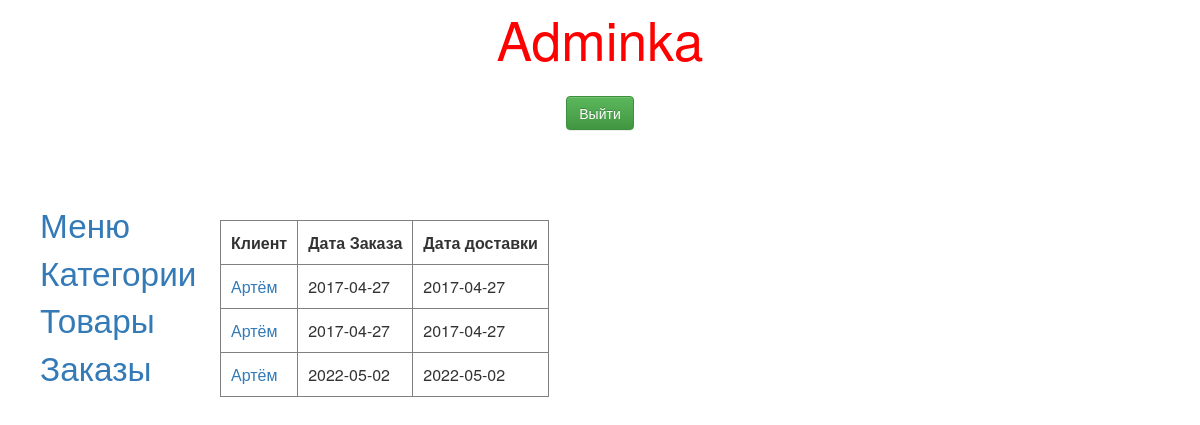
/admin/index.php (signed in), run on the app's committed database.
### tables this page shows
CREATE TABLE IF NOT EXISTS `zakaz` (
  `idZ` int(11) NOT NULL AUTO_INCREMENT,
  `datZ` date NOT NULL,
  `loginU` varchar(20) NOT NULL,
  `addrDost` varchar(100) NOT NULL,
  `phoneDost` varchar(11) NOT NULL,
  `statusZ` int(11) NOT NULL,
  `datPost` date NOT NULL,
  PRIMARY KEY (`idZ`)
);

### admin/index.php (the view, shortened to what this page needs)
<link type='text/css' href='css/bootstrap.min.css' rel='stylesheet' media='screen'>
<link rel="stylesheet" type="text/css" href="css/bootstrap-theme.min.css" media="screen">
<link rel="stylesheet" type="text/css" href="css/admin.css">
<?php
require "func/connect.php";
if (!isset($_SESSION['admin']))
{
	 if ($_POST['logIn'])
  {
	$STH = $DBH->prepare('SELECT * from user where loginU=:login and passwd=:passwd');
	$STH->bindParam(':login', $_POST['login']);
	$STH->bindParam(':passwd', $_POST['passwd']);
	$f=$STH->execute();
	$row=$STH->fetch();
	if ($row['loginU'] && $row['status']==1)
	{
		$_SESSION['admin']=$row['loginU'];
		?>
		<script>
		document.location="index.php"
		</script>
		<?php
	}
	else
	{
		?>
	<script language="javascript">
		alert("Ошибка!")
	</script>
	<div id="form-auth">
		<form action="" method="post">
			<input name="login" placeholder="Логин" class="form-control input-lg" style="margin-top:20px">
			<p><input name="passwd" placeholder="Пароль" class="form-control input-lg"  style="margin-top:20px">
			<input type="submit" name="logIn" value="LogIn" class="btn btn-success"  style="margin-top:20px">
		</form>
	</div>
	<?php
	}
	}
	else{
	?>
	<div id="form-auth">
		<form action="" method="post">
			<input name="login" placeholder="Логин" class="form-control input-lg" style="margin-top:20px">
			<p><input name="passwd" type="password" placeholder="Пароль" class="form-control input-lg"  style="margin-top:20px">
			<input type="submit" name="logIn" value="LogIn" class="btn btn-success"  style="margin-top:20px">
		</form>
	</div>
<?php
}
}
else
{
require "struct/header.php";
?>
<?php
$STH = $DBH->query('SELECT * from zakaz where statusZ=0');
$row=$STH->fetchAll();
if ($STH->rowCount()>0)
{
echo "<table border=1 class='table-zakaz'><tr>";
echo "<th>Клиент</th><th>Дата Заказа</th><th>Дата доставки</th></tr>";
foreach($row as $row1)
{
	echo "<tr><td><a href='show-zakaz.php?idZ=".$row1['idZ']."'>".$row1['loginU']."</a></td>";
	echo "<td>".$row1['datZ']."</td><td>".$row1['datPost']."</td></tr>";
}
echo "</table>";
}
else
	echo "Открытых заказов нет!";
require "struct/footer.php";
}
?>

### admin/css/admin.css (style rules this page uses)
.table-zakaz td, th { padding:10px; }

### data on the page
zakaz: loginU "Артём", datZ "2017-04-27", datPost "2017-04-27"
zakaz: loginU "Артём", datZ "2017-04-27", datPost "2017-04-27"
zakaz: loginU "Артём", datZ "2022-05-02", datPost "2022-05-02"
